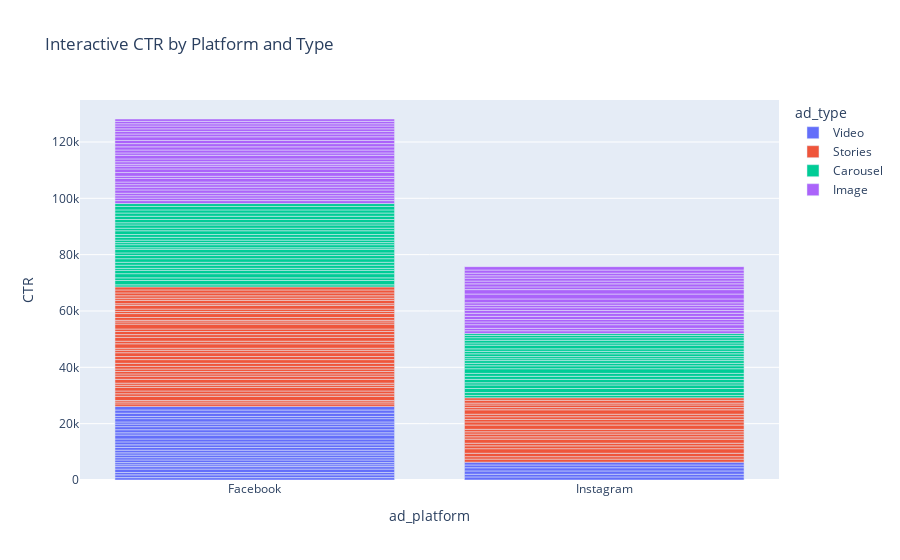

Notebook source saved alongside this figure:
### Code cell
import plotly.express as px
import plotly.graph_objects as go
from plotly.subplots import make_subplots
# CTR by Platform (interactive)
fig1 = px.bar(metrics_df, x='ad_platform', y='CTR', color='ad_type',
              title='Interactive CTR by Platform and Type',
              hover_data=['Impressions', 'Purchases'])
fig1.show()

### Figure 1 — Plotly figure (JSON) as saved in the notebook; plotly's stock layout.template omitted (floating-point values rounded to 4 significant figures)
{"data": [{"customdata": [[25, 56], [24, 61], [22, 73], [18, 59], [22, 58], [20, 70], [27, 52], [27, 55], [21, 66], [19, 61], [24, 59], [22, 46], [25, 69], [17, 62], [21, 59], [23, 71], [22, 59], [20, 54], [19, 52], [13, 62], [25, 65], [19, 62], [18, 48], [22, 55], [27, 57], [18, 63], [24, 64], [18, 61], [19, 67], [18, 52], [20, 51], [16, 56], [20, 48]], "hovertemplate": "ad_type=Video<br>ad_platform=%{x}<br>CTR=%{y}<br>Impressions=%{customdata[0]}<br>Purchases=%{customdata[1]}<extra></extra>", "legendgroup": "Video", "marker": {"color": "#636efa", "pattern": {"shape": ""}}, "name": "Video", "orientation": "v", "showlegend": true, "textposition": "auto", "type": "bar", "x": ["Facebook", "Facebook", "Facebook", "Facebook", "Facebook", "Instagram", "Facebook", "Facebook", "Instagram", "Facebook", "Facebook", "Facebook", "Facebook", "Instagram", "Facebook", "Facebook", "Facebook", "Facebook", "Facebook", "Facebook", "Facebook", "Facebook", "Facebook", "Facebook", "Facebook", "Facebook", "Facebook", "Facebook", "Instagram", "Facebook", "Instagram", "Facebook", "Instagram"], "xaxis": "x", "y": [848.0, 975.0, 836.4, 1217.0, 881.8, 1095.0, 651.9, 763.0, 947.6, 942.1, 816.7, 904.5, 796.0, 1176.0, 961.9, 947.8, 940.9, 1050.0, 1026.0, 1385.0, 816.0, 1089.0, 1083.0, 913.6, 763.0, 1172.0, 775.0, 1161.0, 1132.0, 1133.0, 990.0, 1281.0, 990.0], "yaxis": "y"}, {"customdata": [[23, 56], [30, 56], [18, 58], [34, 81], [12, 55], [21, 65], [20, 48], [16, 55], [22, 58], [16, 69], [25, 46], [12, 45], [27, 65], [15, 53], [21, 72], [21, 65], [18, 60], [13, 74], [24, 51], [24, 60], [22, 58], [22, 62], [22, 68], [18, 61], [16, 66], [18, 59], [15, 57], [21, 62], [28, 65], [13, 44], [23, 46], [23, 56], [14, 63], [20, 62], [21, 69], [22, 65], [12, 66], [24, 66], [36, 53], [18, 58], [15, 70], [27, 60], [23, 55], [25, 61], [23, 62], [18, 55], [13, 71], [31, 54], [19, 59], [17, 61], [22, 74], [22, 42], [23, 68], [13, 66], [27, 67], [21, 65], [25, 43], [23, 64], [20, 56], [27, 76], [20, 48], [21, 56], [20, 60], [20, 68]], "hovertemplate": "ad_type=Stories<br>ad_platform=%{x}<br>CTR=%{y}<br>Impressions=%{customdata[0]}<br>Purchases=%{customdata[1]}<extra></extra>", "legendgroup": "Stories", "marker": {"color": "#EF553B", "pattern": {"shape": ""}}, "name": "Stories", "orientation": "v", "showlegend": true, "textposition": "auto", "type": "bar", "x": ["Facebook", "Facebook", "Instagram", "Facebook", "Facebook", "Facebook", "Facebook", "Facebook", "Instagram", "Instagram", "Facebook", "Instagram", "Facebook", "Facebook", "Instagram", "Instagram", "Facebook", "Instagram", "Instagram", "Facebook", "Facebook", "Facebook", "Facebook", "Facebook", "Facebook", "Facebook", "Facebook", "Facebook", "Facebook", "Facebook", "Instagram", "Facebook", "Facebook", "Facebook", "Facebook", "Facebook", "Facebook", "Facebook", "Facebook", "Facebook", "Facebook", "Facebook", "Instagram", "Facebook", "Instagram", "Facebook", "Instagram", "Facebook", "Instagram", "Facebook", "Instagram", "Instagram", "Instagram", "Instagram", "Instagram", "Instagram", "Facebook", "Facebook", "Facebook", "Instagram", "Instagram", "Instagram", "Facebook", "Facebook"], "xaxis": "x", "y": [891.3, 660.0, 1083.0, 547.1, 1483.0, 895.2, 990.0, 1262.0, 868.2, 1212.0, 780.0, 1617.0, 748.1, 1353.0, 1019.0, 938.1, 1106.0, 1438.0, 829.2, 808.3, 872.7, 868.2, 931.8, 1100.0, 1306.0, 1100.0, 1347.0, 885.7, 710.7, 1577.0, 960.9, 913.0, 1350.0, 995.0, 1105.0, 877.3, 1742.0, 770.8, 588.9, 988.9, 1393.0, 748.1, 813.0, 848.0, 882.6, 1272.0, 1523.0, 616.1, 1111.0, 1224.0, 881.8, 950.0, 895.7, 1569.0, 788.9, 933.3, 756.0, 843.5, 1025.0, 655.6, 1000.0, 885.7, 1060.0, 1075.0], "yaxis": "y"}, {"customdata": [[27, 68], [28, 62], [13, 66], [22, 62], [20, 61], [14, 68], [13, 65], [17, 63], [25, 60], [14, 55], [17, 43], [24, 74], [18, 52], [20, 76], [19, 74], [20, 47], [13, 61], [17, 53], [17, 66], [21, 55], [20, 61], [17, 53], [20, 72], [34, 64], [18, 53], [21, 63], [24, 61], [26, 70], [22, 54], [29, 60], [19, 52], [20, 48], [18, 53], [21, 57], [19, 76], [26, 57], [18, 58], [18, 70], [19, 55], [21, 75], [18, 64], [17, 61], [16, 49], [18, 54], [24, 49], [21, 56], [17, 54], [20, 58], [21, 70], [24, 64], [27, 52]], "hovertemplate": "ad_type=Carousel<br>ad_platform=%{x}<br>CTR=%{y}<br>Impressions=%{customdata[0]}<br>Purchases=%{customdata[1]}<extra></extra>", "legendgroup": "Carousel", "marker": {"color": "#00cc96", "pattern": {"shape": ""}}, "name": "Carousel", "orientation": "v", "showlegend": true, "textposition": "auto", "type": "bar", "x": ["Instagram", "Facebook", "Facebook", "Instagram", "Facebook", "Instagram", "Facebook", "Facebook", "Facebook", "Instagram", "Facebook", "Instagram", "Instagram", "Instagram", "Facebook", "Instagram", "Instagram", "Facebook", "Facebook", "Facebook", "Instagram", "Facebook", "Instagram", "Facebook", "Facebook", "Instagram", "Facebook", "Instagram", "Facebook", "Instagram", "Facebook", "Facebook", "Facebook", "Facebook", "Facebook", "Facebook", "Facebook", "Instagram", "Instagram", "Instagram", "Facebook", "Facebook", "Instagram", "Facebook", "Instagram", "Instagram", "Facebook", "Facebook", "Instagram", "Instagram", "Instagram"], "xaxis": "x", "y": [833.3, 735.7, 1538.0, 1023.0, 935.0, 1436.0, 1492.0, 1159.0, 740.0, 1257.0, 1106.0, 783.3, 1206.0, 1090.0, 1037.0, 1035.0, 1654.0, 1271.0, 1124.0, 933.3, 1035.0, 1241.0, 885.0, 588.2, 1083.0, 971.4, 745.8, 676.9, 886.4, 737.9, 984.2, 1000.0, 1328.0, 923.8, 1137.0, 784.6, 1156.0, 983.3, 873.7, 890.5, 1144.0, 1159.0, 1306.0, 1106.0, 787.5, 952.4, 1224.0, 1035.0, 914.3, 829.2, 681.5], "yaxis": "y"}, {"customdata": [[22, 60], [19, 61], [25, 54], [16, 65], [23, 59], [22, 51], [20, 62], [22, 52], [16, 59], [22, 68], [19, 66], [19, 57], [23, 71], [21, 58], [25, 67], [17, 54], [21, 46], [23, 56], [15, 59], [16, 62], [20, 71], [19, 56], [24, 57], [20, 57], [31, 49], [13, 91], [22, 65], [12, 60], [13, 67], [22, 51], [21, 48], [20, 69], [17, 57], [22, 63], [19, 60], [17, 61], [18, 61], [17, 72], [14, 61], [20, 56], [20, 58], [20, 56], [22, 60], [25, 69], [22, 65], [20, 67], [21, 65], [18, 57], [18, 55], [22, 55], [26, 54], [25, 47]], "hovertemplate": "ad_type=Image<br>ad_platform=%{x}<br>CTR=%{y}<br>Impressions=%{customdata[0]}<br>Purchases=%{customdata[1]}<extra></extra>", "legendgroup": "Image", "marker": {"color": "#ab63fa", "pattern": {"shape": ""}}, "name": "Image", "orientation": "v", "showlegend": true, "textposition": "auto", "type": "bar", "x": ["Instagram", "Facebook", "Instagram", "Instagram", "Instagram", "Facebook", "Facebook", "Facebook", "Facebook", "Instagram", "Instagram", "Instagram", "Facebook", "Facebook", "Facebook", "Facebook", "Instagram", "Facebook", "Facebook", "Facebook", "Instagram", "Facebook", "Instagram", "Instagram", "Facebook", "Instagram", "Facebook", "Instagram", "Instagram", "Instagram", "Facebook", "Instagram", "Facebook", "Facebook", "Facebook", "Facebook", "Facebook", "Facebook", "Facebook", "Instagram", "Facebook", "Instagram", "Facebook", "Instagram", "Instagram", "Instagram", "Facebook", "Instagram", "Facebook", "Facebook", "Facebook", "Facebook"], "xaxis": "x", "y": [959.1, 1037.0, 856.0, 1288.0, 978.3, 890.9, 860.0, 881.8, 1162.0, 863.6, 1121.0, 1089.0, 973.9, 900.0, 920.0, 1271.0, 995.2, 791.3, 1313.0, 1294.0, 980.0, 973.7, 870.8, 870.0, 680.6, 1377.0, 895.5, 1742.0, 1569.0, 963.6, 995.2, 1080.0, 1271.0, 854.5, 1042.0, 1118.0, 1150.0, 1112.0, 1307.0, 990.0, 990.0, 1030.0, 900.0, 840.0, 945.5, 1105.0, 923.8, 1194.0, 1011.0, 800.0, 857.7, 836.0], "yaxis": "y"}], "layout": {"barmode": "relative", "legend": {"title": {"text": "ad_type"}, "tracegroupgap": 0}, "title": {"text": "Interactive CTR by Platform and Type"}, "xaxis": {"anchor": "y", "domain": [0, 1], "title": {"text": "ad_platform"}}, "yaxis": {"anchor": "x", "domain": [0, 1], "title": {"text": "CTR"}}}}
